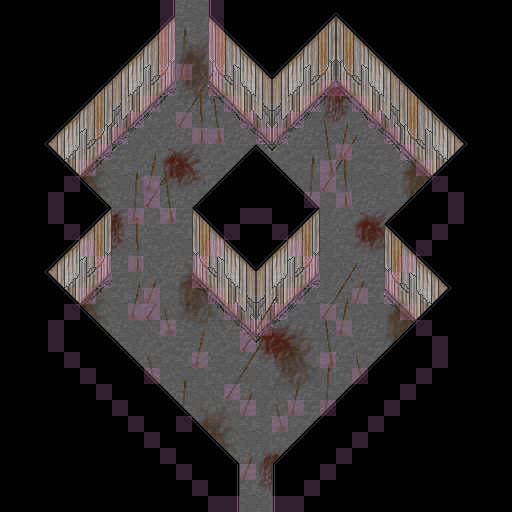

A 2D game scene composited from a Tiled map and its tileset images. What follows is a short description and the map's XML, with each tile layer's data collapsed to a summary:
An orthogonal 32x32 tile map with 16x16 px tiles, 11 tile layers (floor, props, props1, props2, ...), 2 tilesets.

<map version="1.10" tiledversion="1.11.0" orientation="orthogonal" renderorder="right-down" width="32" height="32" tilewidth="16" tileheight="16" infinite="0" nextlayerid="13" nextobjectid="1">
 <properties>
  <property name="clamp_camera" type="bool" value="true" />
  <property name="edges">{
	"down": {
		"type": "warp",
		"map": "sheetmetal0.tmx",
		"pos": { 
			"x": 50, 
			"y": 0
		},
		"transition": {
			"type": "fade",
			"music": false
		}
	},
	"up": {
		"type": "warp",
		"map": "sheetmetal2.tmx",
		"pos": {
			"x": 79,
			"y": 30	
		},
		"transition": {
			"type": "fade",
			"music": false
		}
	}
}</property>
  <property name="music" value="res/audio/music/nebula.ogg" />
  <property name="music_speed" type="float" value="0.3" />
  <property name="music_volume" type="float" value="0.5" />
  <property name="tint" value="0,0,0,127" />
 </properties>
 <tileset firstgid="1" source="tilesets/sheetmetal.tsx" />
 <tileset firstgid="297" source="entity/fourfeet_twoears.tsx" />
 <layer id="1" name="floor" width="32" height="32">
  <data>[1024 cells, 1024 non-empty, 16 distinct tile ids]</data>
 </layer>
 <layer id="7" name="props" width="32" height="32">
  <data>[1024 cells, 108 non-empty, 23 distinct tile ids]</data>
 </layer>
 <layer id="8" name="props1" width="32" height="32">
  <data>[1024 cells, 45 non-empty, 15 distinct tile ids]</data>
 </layer>
 <layer id="9" name="props2" width="32" height="32">
  <data>[1024 cells, 121 non-empty, 16 distinct tile ids]</data>
 </layer>
 <layer id="2" name="walls" width="32" height="32">
  <data>[1024 cells, 308 non-empty, 88 distinct tile ids]</data>
 </layer>
 <layer id="10" name="props_above" width="32" height="32">
  <properties>
   <property name="height" type="int" value="1" />
  </properties>
  <data>[1024 cells, 56 non-empty, 13 distinct tile ids]</data>
 </layer>
 <layer id="11" name="props_above2" width="32" height="32">
  <properties>
   <property name="height" type="int" value="1" />
  </properties>
  <data>[1024 cells, 36 non-empty, 6 distinct tile ids]</data>
 </layer>
 <layer id="5" name="above" width="32" height="32">
  <properties>
   <property name="height" type="int" value="1" />
  </properties>
  <data>[1024 cells, 624 non-empty, 5 distinct tile ids]</data>
 </layer>
 <layer id="12" name="above2" width="32" height="32">
  <properties>
   <property name="height" type="int" value="1" />
  </properties>
  <data>[1024 cells, 16 non-empty, 8 distinct tile ids]</data>
 </layer>
 <layer id="6" name="framing" width="32" height="32">
  <properties>
   <property name="height" type="int" value="1" />
  </properties>
  <data>[1024 cells, 176 non-empty, 20 distinct tile ids]</data>
 </layer>
 <layer id="3" name="collision" width="32" height="32" opacity="0.25">
  <properties>
   <property name="draw" type="bool" value="false" />
  </properties>
  <data>[1024 cells, 123 non-empty, 1 distinct tile ids]</data>
 </layer>
</map>
